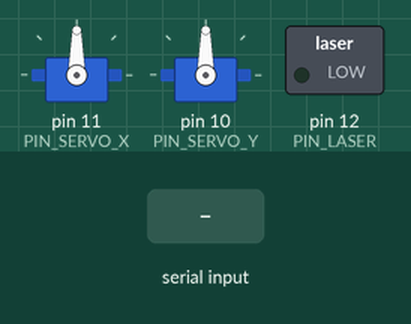
This sketch was run on a simulated Arduino Uno, built with avr-gcc and run on an emulated ATmega328P. Parts: 2 × servo, switched loads named in the sketch (green lamp = pin HIGH). The test bench sets the inputs (shaded band). What the sketch prints to the serial monitor is not drawn.

Above: at 1.2 s.
1.3 s: "X90:Y45:L200\n" received over Serial
At 2.5 s:
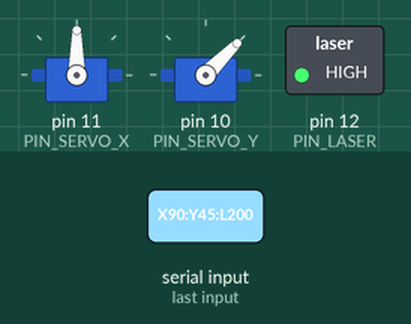
Timing chart, 0 to 4.3 s (numbered marks = the images above; inputs shaded):
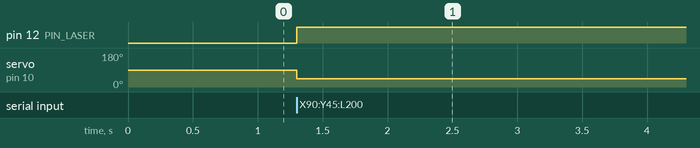

Measured:
- after the input at 1.3 s, pin 12 (PIN_LASER): LOW → HIGH at once; servo on pin 10 (PIN_SERVO_Y): 90° → 45° at once

The sketch:

servo_laser_controller.ino
```cpp
#include <Servo.h>


//  Nastaveni pinu a promennych

static const uint8_t PIN_SERVO_X = 11;
static const uint8_t PIN_SERVO_Y = 10;
static const uint8_t PIN_LASER = 12;


static const uint32_t BAUD_RATE = 115200;
static const uint8_t BUFFER_SIZE = 32;  // X000:Y000:L0\n = 14 znaku, rezerva 2x

Servo servoX;
Servo servoY;

// Prijimaci buffer pro neblokujici cteni
char rxBuffer[BUFFER_SIZE];
uint8_t rxIndex = 0;

// ---------------------------------------------
//  Pomocne funkce
// ---------------------------------------------

/**
 * Zpracuje kompletni radek ulozeny v rxBuffer.
 * Format: X{a}:Y{b}:L{c}
 * Pri chybe parsovani se nic neprovede (ochrana pred sumem na lince).
 */
void processLine(const char* line) {
  int angleX = -1, angleY = -1, laserState = -1;

  // sscanf bezpecne extrahuje cisla ze strukturovaneho retezce
  int parsed = sscanf(line, "X%d:Y%d:L%d", &angleX, &angleY, &laserState);

  if (parsed != 3) {
    // Neplatny format - ignorujeme a volitelne logujeme pro ladeni
    // Serial.print("[ERR] Bad packet: "); Serial.println(line);
    return;
  }

  // Constrain - pojistka proti neplatnym hodnotam (nikdy nezapiseme mimo rozsah)
  angleX = constrain(angleX, 0, 180);
  angleY = constrain(angleY, 0, 180);
  laserState = constrain(laserState, 0, 1);

  servoX.write(angleX);
  servoY.write(angleY);
  digitalWrite(PIN_LASER, laserState == 1 ? HIGH : LOW);
}

void setup() {
  // Inicializace seriove komunikace
  Serial.begin(BAUD_RATE);

  // piny
  pinMode(PIN_LASER, OUTPUT);
  digitalWrite(PIN_LASER, LOW);  // Laser vychozi stav = vypnuto

  // Pripojeni serv a nastaveni do stredove polohy (90 stupnu)
  servoX.attach(PIN_SERVO_X);
  servoY.attach(PIN_SERVO_Y);
  servoX.write(90);
  servoY.write(90);

  // Potvrzeni startu (viditelne v Serial Monitoru pro ladeni)
  Serial.println("[READY] Servo & Laser controller initialized.");
}

void loop() {
  /*
   * Cteme bajty ze serioveho bufferu jeden po druhem.
   * Az narazime na '\n', zpracujeme kompletni radek.
   * Tim zajistime, ze servomechanismy jsou obsluhovany bez preruseni.
   */
  while (Serial.available() > 0) {
    char incoming = (char)Serial.read();

    if (incoming == '\n' || incoming == '\r') {
      // Konec radku -> zpracovani (pokud buffer neni prazdny)
      if (rxIndex > 0) {
        rxBuffer[rxIndex] = '\0';  // Null-terminate
        processLine(rxBuffer);
        rxIndex = 0;  // Reset bufferu pro dalsi paket
      }
    } else {
      // Ukladame znak do bufferu s ochranou preteceni
      if (rxIndex < BUFFER_SIZE - 1) {
        rxBuffer[rxIndex++] = incoming;
      } else {
        // Buffer overflow -> zahazujeme poskozeny paket a resetujeme
        rxIndex = 0;
        // Serial.println("[ERR] Buffer overflow, packet discarded.");
      }
    }
  }
}
```
